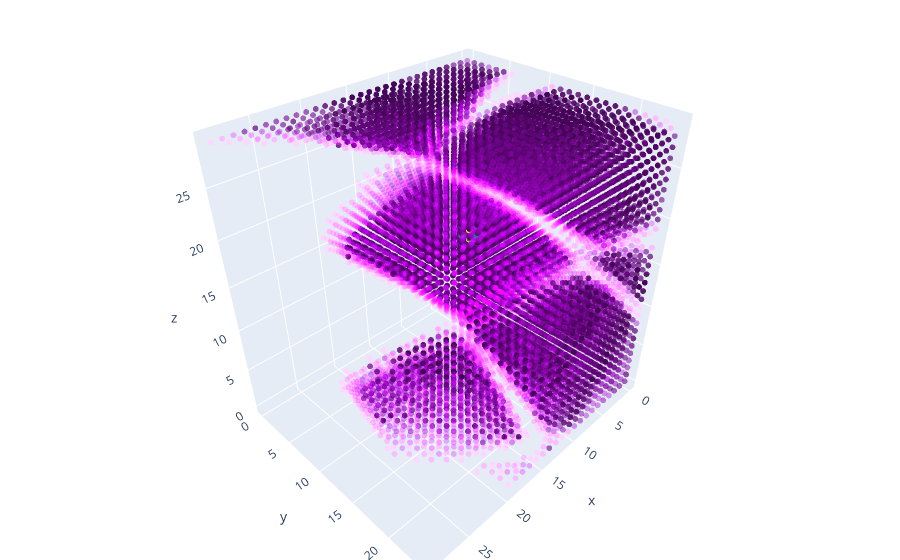

Notebook code cell kept with this figure:
### Markdown cell above
# 3D plot

### Code cell
import plotly.graph_objects as go
import numpy as np


from ipywidgets import interact
import ipywidgets as widgets
from IPython.display import display

from IPython.core.interactiveshell import InteractiveShell
import matplotlib.pyplot as plt
import matplotlib.colors as mcolors

import matplotlib.cm as cm

InteractiveShell.ast_node_interactivity = "all"

def int_plot3d_alpha(plot_data,plot_mask):
    def plot_3d(xmin,xmax,ymin,ymax,zmin,zmax):
        data_plt=[]
        data_trim=plot_data[xmin:xmax,ymin:ymax,zmin:zmax]
        plot_mask_trim=plot_mask[xmin:xmax,ymin:ymax,zmin:zmax]
        
        for index, x in np.ndenumerate(data_trim):
            
            if(plot_mask_trim[index]):
                data_plt.append([list(index)+[x ]])
        sp=np.array(data_plt)
        print(sp.shape)
        pltdatamax=np.max(sp[:,0,3])
        print(pltdatamax)
        colors = ['rgba({}, {}, {}, {})'.format(int(255 * val), int(206 * val), int(250 * val), 0.1) for val in sp[:,0,3]]
        print(colors)

        num_opacity=10
        # Generate a Viridis color scale
        viridis = plt.cm.get_cmap('viridis', 256)
        # Convert the color scale to RGBA format
        viridis_rgba = [mcolors.to_rgba(viridis(i)) for i in range(viridis.N)]
        colors = ['rgba({}, {}, {}, {})'.format(int(255 * val), int(206 * val), int(250 * val), 0.1) for val in sp[:,0,3]]
        
        norm = plt.Normalize(vmin=np.min(sp[:,0,3]), vmax=np.max(sp[:,0,3]))
        viridis = cm.get_cmap('viridis')
        rgba_values = viridis(norm(sp[:,0,3]))
        plt_data_percentiles = np.percentile(sp[:,0,3], range(0,100,num_opacity))
        
        rgba_values[:][3]=0
        for i in range(len(sp[:,0,3])):
                        
          rgba_values[i][3]=0.
          for critical_value in plt_data_percentiles:
            if (sp[:,0,3][i] > critical_value): rgba_values[i][3]+=1.0/num_opacity/10*10

        rgba_values[:][3]=.00
                    
        fig = go.Figure(data=[go.Scatter3d(
            x=sp[:,0,0],
            y=sp[:,0,1],
            z=sp[:,0,2],
            mode='markers',
            marker=dict(
                size=2,
                color=rgba_values
                #,                # set color to an array/list of desired values
              #  colorscale='rainbow'
                #,   # choose a colorscale
               # ,opacity=0
            )
        )])

        # tight layout
        fig.update_layout(margin=dict(l=0, r=0, b=0, t=1))
        fig.show()



    # peak2
    xmin_widget = widgets.IntSlider(min=0, max=500, step=1, value=165, description='xmin:')
    ymin_widget = widgets.IntSlider(min=0, max=500, step=1, value=210, description='ymin:')
    zmin_widget = widgets.IntSlider(min=0, max=500, step=1, value=95, description='zmin:')

    xmax_widget = widgets.IntSlider(min=20, max=500, step=1, value=180, description='xmax:')
    ymax_widget = widgets.IntSlider(min=20, max=500, step=1, value=230, description='ymax:')
    zmax_widget = widgets.IntSlider(min=20, max=500, step=1, value=115, description='zmax:')
    
    # peak1
    ymin_widget = widgets.IntSlider(min=0, max=500, step=1, value=215, description='ymin:')
    zmin_widget = widgets.IntSlider(min=0, max=500, step=1, value=200, description='zmin:')
    xmin_widget = widgets.IntSlider(min=0, max=500, step=1, value=200, description='xmin:')

    xmax_widget = widgets.IntSlider(min=20, max=500, step=1, value=230, description='xmax:')
    ymax_widget = widgets.IntSlider(min=20, max=500, step=1, value=240, description='ymax:')
    zmax_widget = widgets.IntSlider(min=20, max=500, step=1, value=230, description='zmax:')


    peak2=nc_sample[166:180, 210:235, 100:120]
    widgets.interact(plot_3d, xmin=xmin_widget,xmax=xmax_widget,
                    ymin=ymin_widget,ymax=ymax_widget,
                    zmin=zmin_widget,zmax=zmax_widget                 )

def int_plot3d(plot_data,plot_mask):
    def plot_3d(xmin,xmax,ymin,ymax,zmin,zmax):
        data_plt=[]
        data_trim=plot_data[xmin:xmax,ymin:ymax,zmin:zmax]
        plot_mask_trim=plot_mask[xmin:xmax,ymin:ymax,zmin:zmax]
        
        for index, x in np.ndenumerate(data_trim):
            
            if(plot_mask_trim[index]):
                data_plt.append([list(index)+[np.log10(x) ]])
        sp=np.array(data_plt)
        print(sp.shape)


        fig = go.Figure(data=[go.Scatter3d(
            x=sp[:,0,0],
            y=sp[:,0,1],
            z=sp[:,0,2],
            mode='markers',
            marker=dict(
                size=2,
                color=sp[:,0,3],                # set color to an array/list of desired values
                colorscale='rainbow',   # choose a colorscale
                opacity=0.3
            )
        )])

        # tight layout
        fig.update_layout(margin=dict(l=0, r=0, b=0, t=1))
        fig.show()



    # peak2
    xmin_widget = widgets.IntSlider(min=0, max=500, step=1, value=165, description='xmin:')
    ymin_widget = widgets.IntSlider(min=0, max=500, step=1, value=210, description='ymin:')
    zmin_widget = widgets.IntSlider(min=0, max=500, step=1, value=95, description='zmin:')

    xmax_widget = widgets.IntSlider(min=20, max=500, step=1, value=180, description='xmax:')
    ymax_widget = widgets.IntSlider(min=20, max=500, step=1, value=230, description='ymax:')
    zmax_widget = widgets.IntSlider(min=20, max=500, step=1, value=115, description='zmax:')
    
    # peak1
    ymin_widget = widgets.IntSlider(min=0, max=500, step=1, value=215, description='ymin:')
    zmin_widget = widgets.IntSlider(min=0, max=500, step=1, value=200, description='zmin:')
    xmin_widget = widgets.IntSlider(min=0, max=500, step=1, value=200, description='xmin:')

    xmax_widget = widgets.IntSlider(min=20, max=500, step=1, value=230, description='xmax:')
    ymax_widget = widgets.IntSlider(min=20, max=500, step=1, value=240, description='ymax:')
    zmax_widget = widgets.IntSlider(min=20, max=500, step=1, value=230, description='zmax:')


    peak2=nc_sample[166:180, 210:235, 100:120]
    widgets.interact(plot_3d, xmin=xmin_widget,xmax=xmax_widget,
                    ymin=ymin_widget,ymax=ymax_widget,
                    zmin=zmin_widget,zmax=zmax_widget                 )
        
def int_plot3d_alpha_matplotlib(plot_data,plot_mask):
    def plot_3d(xmin,xmax,ymin,ymax,zmin,zmax):
        data_plt=[]
        data_trim=plot_data[xmin:xmax,ymin:ymax,zmin:zmax]
        plot_mask_trim=plot_mask[xmin:xmax,ymin:ymax,zmin:zmax]
        
        for index, x in np.ndenumerate(data_trim):
            
            if(plot_mask_trim[index]):
                data_plt.append([list(index)+[x ]])
        sp=np.array(data_plt)
        print(sp.shape)
        pltdatamax=np.max(sp[:,0,3])
        print(pltdatamax)
        colors = ['rgba({}, {}, {}, {})'.format(int(255 * val), int(206 * val), int(250 * val), 0.1) for val in sp[:,0,3]]
        #print(colors)

        num_opacity=10
        # Generate a Viridis color scale
        viridis = plt.cm.get_cmap('viridis', 256)
        # Convert the color scale to RGBA format
        viridis_rgba = [mcolors.to_rgba(viridis(i)) for i in range(viridis.N)]
        colors = ['rgba({}, {}, {}, {})'.format(int(255 * val), int(206 * val), int(250 * val), 0.1) for val in sp[:,0,3]]
        
        norm = plt.Normalize(vmin=np.min(sp[:,0,3]), vmax=np.max(sp[:,0,3]))
        viridis = cm.get_cmap('viridis')
        rgba_values = viridis(norm(sp[:,0,3]))
        plt_data_percentiles = np.percentile(sp[:,0,3], range(0,100,num_opacity))
        
        rgba_values[:][3]=0
        for i in range(len(sp[:,0,3])):
          rgba_values[i][3]=0.1
          for critical_value in plt_data_percentiles:
            if (sp[:,0,3][i] > critical_value): rgba_values[i][3]+=1.0/num_opacity/10

        rgba_values[:][3]=0.1
        print(rgba_values)

        fig = plt.figure()
        ax = fig.add_subplot(111, projection='3d')
        
        opacities = np.random.rand(len(sp[:,0,3]))

        # Step 3: Create RGBA colors with varying opacities
        colors = np.zeros((len(sp[:,0,3]), 4))
        colors[:, 0] = 0.1  # Red channel
        colors[:, 1] = 0.2  # Green channel
        colors[:, 2] = 0.5  # Blue channel
        colors[:, 3] = opacities  # Alpha channel (opacity)

        print(rgba_values)

        scatter = ax.scatter(sp[:,0,0], sp[:,0,1], sp[:,0,2], c=rgba_values)

        # Step 5: Add labels and title
        ax.set_xlabel('X Label')
        ax.set_ylabel('Y Label')
        ax.set_zlabel('Z Label')
        ax.set_title('3D Scatter Plot with Individual Opacities')

        # Step 6: Show the plot
        plt.show()



    # peak2
    xmin_widget = widgets.IntSlider(min=0, max=500, step=1, value=165, description='xmin:')
    ymin_widget = widgets.IntSlider(min=0, max=500, step=1, value=210, description='ymin:')
    zmin_widget = widgets.IntSlider(min=0, max=500, step=1, value=95, description='zmin:')

    xmax_widget = widgets.IntSlider(min=20, max=500, step=1, value=180, description='xmax:')
    ymax_widget = widgets.IntSlider(min=20, max=500, step=1, value=230, description='ymax:')
    zmax_widget = widgets.IntSlider(min=20, max=500, step=1, value=115, description='zmax:')
    
    # peak1
    ymin_widget = widgets.IntSlider(min=0, max=500, step=1, value=215, description='ymin:')
    zmin_widget = widgets.IntSlider(min=0, max=500, step=1, value=200, description='zmin:')
    xmin_widget = widgets.IntSlider(min=0, max=500, step=1, value=200, description='xmin:')

    xmax_widget = widgets.IntSlider(min=20, max=500, step=1, value=230, description='xmax:')
    ymax_widget = widgets.IntSlider(min=20, max=500, step=1, value=240, description='ymax:')
    zmax_widget = widgets.IntSlider(min=20, max=500, step=1, value=230, description='zmax:')


    peak2=nc_sample[166:180, 210:235, 100:120]
    widgets.interact(plot_3d, xmin=xmin_widget,xmax=xmax_widget,
                    ymin=ymin_widget,ymax=ymax_widget,
                    zmin=zmin_widget,zmax=zmax_widget                 )
int_plot3d_alpha_matplotlib(nc_sample,mask)
int_plot3d_alpha(nc_sample,mask)

### Figure 1 — Plotly figure (JSON) as saved in the notebook; plotly's stock layout.template omitted (floating-point values rounded to 4 significant figures; data arrays with more than 128 entries replaced by an {"elided": "..."} marker saying what was removed)
{"data": [{"marker": {"color": {"elided": "13349x4 float values"}, "size": 2}, "mode": "markers", "type": "scatter3d", "x": {"elided": "13349 int values"}, "y": {"elided": "13349 int values"}, "z": {"elided": "13349 int values"}}], "layout": {"margin": {"b": 0, "l": 0, "r": 0, "t": 1}}}
